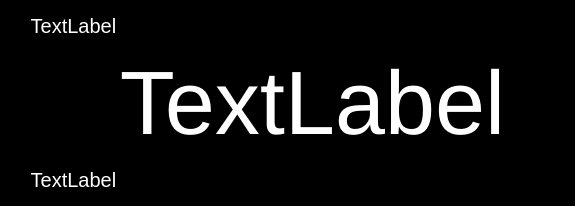
<?xml version="1.0" encoding="UTF-8"?>
<ui version="4.0">
 <class>SetParameter1</class>
 <widget class="QWidget" name="SetParameter1">
  <property name="geometry">
   <rect>
    <x>0</x>
    <y>0</y>
    <width>575</width>
    <height>206</height>
   </rect>
  </property>
  <property name="windowTitle">
   <string>Form</string>
  </property>
  <property name="styleSheet">
   <string notr="true">background-color:black;
color:white;</string>
  </property>
  <layout class="QHBoxLayout" name="horizontalLayout_2">
   <property name="spacing">
    <number>6</number>
   </property>
   <property name="leftMargin">
    <number>0</number>
   </property>
   <property name="topMargin">
    <number>0</number>
   </property>
   <property name="rightMargin">
    <number>0</number>
   </property>
   <property name="bottomMargin">
    <number>0</number>
   </property>
   <item>
    <layout class="QHBoxLayout" name="horizontalLayout" stretch="2,10,20,2">
     <property name="spacing">
      <number>0</number>
     </property>
     <item>
      <widget class="QLabel" name="sp3">
       <property name="styleSheet">
        <string notr="true">text-align:topright;</string>
       </property>
       <property name="text">
        <string/>
       </property>
       <property name="alignment">
        <set>Qt::AlignRight|Qt::AlignTrailing|Qt::AlignVCenter</set>
       </property>
      </widget>
     </item>
     <item>
      <layout class="QVBoxLayout" name="verticalLayout" stretch="1,13,13,1">
       <property name="spacing">
        <number>0</number>
       </property>
       <item>
        <widget class="QLabel" name="sp4">
         <property name="styleSheet">
          <string notr="true">text-align:topright;</string>
         </property>
         <property name="text">
          <string/>
         </property>
         <property name="alignment">
          <set>Qt::AlignRight|Qt::AlignTrailing|Qt::AlignVCenter</set>
         </property>
        </widget>
       </item>
       <item>
        <widget class="QLabel" name="label_3">
         <property name="styleSheet">
          <string notr="true">font-size:20px;</string>
         </property>
         <property name="text">
          <string>  TextLabel</string>
         </property>
         <property name="alignment">
          <set>Qt::AlignLeading|Qt::AlignLeft|Qt::AlignTop</set>
         </property>
        </widget>
       </item>
       <item>
        <widget class="QLabel" name="label_2">
         <property name="styleSheet">
          <string notr="true">font-size:20px;</string>
         </property>
         <property name="text">
          <string>  TextLabel</string>
         </property>
         <property name="alignment">
          <set>Qt::AlignBottom|Qt::AlignLeading|Qt::AlignLeft</set>
         </property>
        </widget>
       </item>
       <item>
        <widget class="QLabel" name="sp1">
         <property name="styleSheet">
          <string notr="true">text-align:topright;</string>
         </property>
         <property name="text">
          <string/>
         </property>
         <property name="alignment">
          <set>Qt::AlignRight|Qt::AlignTrailing|Qt::AlignVCenter</set>
         </property>
        </widget>
       </item>
      </layout>
     </item>
     <item>
      <widget class="QLabel" name="label_4">
       <property name="styleSheet">
        <string notr="true">text-align:topright;
font-size:90px;</string>
       </property>
       <property name="text">
        <string>TextLabel  </string>
       </property>
       <property name="alignment">
        <set>Qt::AlignRight|Qt::AlignTrailing|Qt::AlignVCenter</set>
       </property>
      </widget>
     </item>
     <item>
      <widget class="QLabel" name="sp1_2">
       <property name="styleSheet">
        <string notr="true">text-align:topright;</string>
       </property>
       <property name="text">
        <string/>
       </property>
       <property name="alignment">
        <set>Qt::AlignRight|Qt::AlignTrailing|Qt::AlignVCenter</set>
       </property>
      </widget>
     </item>
    </layout>
   </item>
  </layout>
 </widget>
 <resources/>
 <connections/>
</ui>
